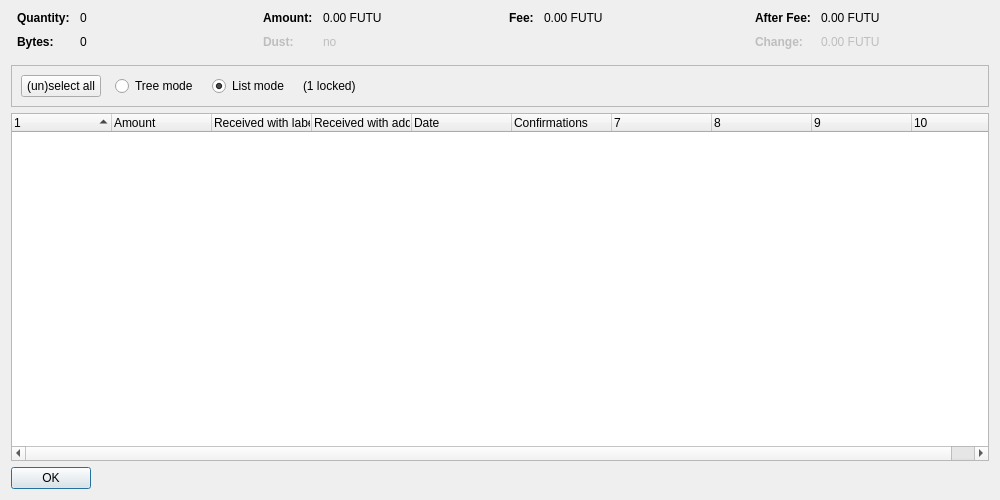
<?xml version="1.0" encoding="UTF-8"?>
<ui version="4.0">
 <class>CoinControlDialog</class>
 <widget class="QDialog" name="CoinControlDialog">
  <property name="geometry">
   <rect>
    <x>0</x>
    <y>0</y>
    <width>1000</width>
    <height>500</height>
   </rect>
  </property>
  <property name="windowTitle">
   <string>Coin Selection</string>
  </property>
  <layout class="QVBoxLayout" name="verticalLayout">
   <item>
    <layout class="QHBoxLayout" name="horizontalLayoutTop" stretch="0,0,0,0">
     <property name="topMargin">
      <number>0</number>
     </property>
     <property name="bottomMargin">
      <number>10</number>
     </property>
     <item>
      <layout class="QFormLayout" name="formLayoutCoinControl1">
       <property name="horizontalSpacing">
        <number>10</number>
       </property>
       <property name="verticalSpacing">
        <number>10</number>
       </property>
       <property name="leftMargin">
        <number>6</number>
       </property>
       <property name="rightMargin">
        <number>6</number>
       </property>
       <item row="0" column="0">
        <widget class="QLabel" name="labelCoinControlQuantityText">
         <property name="font">
          <font>
           <weight>75</weight>
           <bold>true</bold>
          </font>
         </property>
         <property name="text">
          <string>Quantity:</string>
         </property>
        </widget>
       </item>
       <item row="0" column="1">
        <widget class="QLabel" name="labelCoinControlQuantity">
         <property name="cursor">
          <cursorShape>IBeamCursor</cursorShape>
         </property>
         <property name="contextMenuPolicy">
          <enum>Qt::ActionsContextMenu</enum>
         </property>
         <property name="text">
          <string notr="true">0</string>
         </property>
         <property name="textInteractionFlags">
          <set>Qt::LinksAccessibleByMouse|Qt::TextSelectableByKeyboard|Qt::TextSelectableByMouse</set>
         </property>
        </widget>
       </item>
       <item row="1" column="0">
        <widget class="QLabel" name="labelCoinControlBytesText">
         <property name="font">
          <font>
           <weight>75</weight>
           <bold>true</bold>
          </font>
         </property>
         <property name="text">
          <string>Bytes:</string>
         </property>
        </widget>
       </item>
       <item row="1" column="1">
        <widget class="QLabel" name="labelCoinControlBytes">
         <property name="cursor">
          <cursorShape>IBeamCursor</cursorShape>
         </property>
         <property name="contextMenuPolicy">
          <enum>Qt::ActionsContextMenu</enum>
         </property>
         <property name="text">
          <string notr="true">0</string>
         </property>
         <property name="textInteractionFlags">
          <set>Qt::LinksAccessibleByMouse|Qt::TextSelectableByKeyboard|Qt::TextSelectableByMouse</set>
         </property>
        </widget>
       </item>
      </layout>
     </item>
     <item>
      <layout class="QFormLayout" name="formLayoutCoinControl2">
       <property name="horizontalSpacing">
        <number>10</number>
       </property>
       <property name="verticalSpacing">
        <number>10</number>
       </property>
       <property name="leftMargin">
        <number>6</number>
       </property>
       <property name="rightMargin">
        <number>6</number>
       </property>
       <item row="0" column="0">
        <widget class="QLabel" name="labelCoinControlAmountText">
         <property name="font">
          <font>
           <weight>75</weight>
           <bold>true</bold>
          </font>
         </property>
         <property name="text">
          <string>Amount:</string>
         </property>
        </widget>
       </item>
       <item row="0" column="1">
        <widget class="QLabel" name="labelCoinControlAmount">
         <property name="cursor">
          <cursorShape>IBeamCursor</cursorShape>
         </property>
         <property name="contextMenuPolicy">
          <enum>Qt::ActionsContextMenu</enum>
         </property>
         <property name="text">
          <string notr="true">0.00 FUTU</string>
         </property>
         <property name="textInteractionFlags">
          <set>Qt::LinksAccessibleByMouse|Qt::TextSelectableByKeyboard|Qt::TextSelectableByMouse</set>
         </property>
        </widget>
       </item>
       <item row="1" column="0">
        <widget class="QLabel" name="labelCoinControlLowOutputText">
         <property name="enabled">
          <bool>false</bool>
         </property>
         <property name="font">
          <font>
           <weight>75</weight>
           <bold>true</bold>
          </font>
         </property>
         <property name="text">
          <string>Dust:</string>
         </property>
        </widget>
       </item>
       <item row="1" column="1">
        <widget class="QLabel" name="labelCoinControlLowOutput">
         <property name="enabled">
          <bool>false</bool>
         </property>
         <property name="cursor">
          <cursorShape>IBeamCursor</cursorShape>
         </property>
         <property name="contextMenuPolicy">
          <enum>Qt::ActionsContextMenu</enum>
         </property>
         <property name="text">
          <string notr="true">no</string>
         </property>
         <property name="textInteractionFlags">
          <set>Qt::LinksAccessibleByMouse|Qt::TextSelectableByKeyboard|Qt::TextSelectableByMouse</set>
         </property>
        </widget>
       </item>
      </layout>
     </item>
     <item>
      <layout class="QFormLayout" name="formLayoutCoinControl3">
       <property name="horizontalSpacing">
        <number>10</number>
       </property>
       <property name="verticalSpacing">
        <number>10</number>
       </property>
       <property name="leftMargin">
        <number>6</number>
       </property>
       <property name="rightMargin">
        <number>6</number>
       </property>
       <item row="0" column="0">
        <widget class="QLabel" name="labelCoinControlFeeText">
         <property name="font">
          <font>
           <weight>75</weight>
           <bold>true</bold>
          </font>
         </property>
         <property name="text">
          <string>Fee:</string>
         </property>
        </widget>
       </item>
       <item row="0" column="1">
        <widget class="QLabel" name="labelCoinControlFee">
         <property name="cursor">
          <cursorShape>IBeamCursor</cursorShape>
         </property>
         <property name="contextMenuPolicy">
          <enum>Qt::ActionsContextMenu</enum>
         </property>
         <property name="text">
          <string notr="true">0.00 FUTU</string>
         </property>
         <property name="textInteractionFlags">
          <set>Qt::LinksAccessibleByMouse|Qt::TextSelectableByKeyboard|Qt::TextSelectableByMouse</set>
         </property>
        </widget>
       </item>
      </layout>
     </item>
     <item>
      <layout class="QFormLayout" name="formLayoutCoinControl4">
       <property name="horizontalSpacing">
        <number>10</number>
       </property>
       <property name="verticalSpacing">
        <number>10</number>
       </property>
       <property name="leftMargin">
        <number>6</number>
       </property>
       <property name="rightMargin">
        <number>6</number>
       </property>
       <item row="0" column="0">
        <widget class="QLabel" name="labelCoinControlAfterFeeText">
         <property name="font">
          <font>
           <weight>75</weight>
           <bold>true</bold>
          </font>
         </property>
         <property name="text">
          <string>After Fee:</string>
         </property>
        </widget>
       </item>
       <item row="0" column="1">
        <widget class="QLabel" name="labelCoinControlAfterFee">
         <property name="cursor">
          <cursorShape>IBeamCursor</cursorShape>
         </property>
         <property name="contextMenuPolicy">
          <enum>Qt::ActionsContextMenu</enum>
         </property>
         <property name="text">
          <string notr="true">0.00 FUTU</string>
         </property>
         <property name="textInteractionFlags">
          <set>Qt::LinksAccessibleByMouse|Qt::TextSelectableByKeyboard|Qt::TextSelectableByMouse</set>
         </property>
        </widget>
       </item>
       <item row="1" column="0">
        <widget class="QLabel" name="labelCoinControlChangeText">
         <property name="enabled">
          <bool>false</bool>
         </property>
         <property name="font">
          <font>
           <weight>75</weight>
           <bold>true</bold>
          </font>
         </property>
         <property name="text">
          <string>Change:</string>
         </property>
        </widget>
       </item>
       <item row="1" column="1">
        <widget class="QLabel" name="labelCoinControlChange">
         <property name="enabled">
          <bool>false</bool>
         </property>
         <property name="cursor">
          <cursorShape>IBeamCursor</cursorShape>
         </property>
         <property name="contextMenuPolicy">
          <enum>Qt::ActionsContextMenu</enum>
         </property>
         <property name="text">
          <string notr="true">0.00 FUTU</string>
         </property>
         <property name="textInteractionFlags">
          <set>Qt::LinksAccessibleByMouse|Qt::TextSelectableByKeyboard|Qt::TextSelectableByMouse</set>
         </property>
        </widget>
       </item>
      </layout>
     </item>
    </layout>
   </item>
   <item>
    <widget class="QFrame" name="frame">
     <property name="minimumSize">
      <size>
       <width>0</width>
       <height>40</height>
      </size>
     </property>
     <property name="frameShape">
      <enum>QFrame::StyledPanel</enum>
     </property>
     <property name="frameShadow">
      <enum>QFrame::Sunken</enum>
     </property>
     <layout class="QHBoxLayout" name="horizontalLayout">
      <item>
       <layout class="QHBoxLayout" name="horizontalLayoutPanel" stretch="0,0,0,0,0">
        <property name="spacing">
         <number>14</number>
        </property>
        <item>
         <widget class="QPushButton" name="pushButtonSelectAll">
          <property name="sizePolicy">
           <sizepolicy hsizetype="Maximum" vsizetype="Fixed">
            <horstretch>0</horstretch>
            <verstretch>0</verstretch>
           </sizepolicy>
          </property>
          <property name="text">
           <string>(un)select all</string>
          </property>
          <property name="autoDefault">
           <bool>false</bool>
          </property>
         </widget>
        </item>
        <item>
         <widget class="QRadioButton" name="radioTreeMode">
          <property name="sizePolicy">
           <sizepolicy hsizetype="Maximum" vsizetype="Fixed">
            <horstretch>0</horstretch>
            <verstretch>0</verstretch>
           </sizepolicy>
          </property>
          <property name="text">
           <string>Tree mode</string>
          </property>
         </widget>
        </item>
        <item>
         <widget class="QRadioButton" name="radioListMode">
          <property name="sizePolicy">
           <sizepolicy hsizetype="Maximum" vsizetype="Fixed">
            <horstretch>0</horstretch>
            <verstretch>0</verstretch>
           </sizepolicy>
          </property>
          <property name="text">
           <string>List mode</string>
          </property>
          <property name="checked">
           <bool>true</bool>
          </property>
         </widget>
        </item>
        <item>
         <widget class="QLabel" name="labelLocked">
          <property name="text">
           <string notr="true">(1 locked)</string>
          </property>
         </widget>
        </item>
        <item>
         <spacer name="horizontalSpacer">
          <property name="orientation">
           <enum>Qt::Horizontal</enum>
          </property>
          <property name="sizeHint" stdset="0">
           <size>
            <width>40</width>
            <height>20</height>
           </size>
          </property>
         </spacer>
        </item>
       </layout>
      </item>
     </layout>
    </widget>
   </item>
   <item>
    <widget class="CoinControlTreeWidget" name="treeWidget">
     <property name="contextMenuPolicy">
      <enum>Qt::CustomContextMenu</enum>
     </property>
     <property name="sortingEnabled">
      <bool>false</bool>
     </property>
     <property name="columnCount">
      <number>10</number>
     </property>
     <attribute name="headerShowSortIndicator" stdset="0">
      <bool>true</bool>
     </attribute>
     <attribute name="headerStretchLastSection">
      <bool>false</bool>
     </attribute>
     <column>
      <property name="text">
       <string/>
      </property>
     </column>
     <column>
      <property name="text">
       <string>Amount</string>
      </property>
     </column>
     <column>
      <property name="text">
       <string>Received with label</string>
      </property>
     </column>
     <column>
      <property name="text">
       <string>Received with address</string>
      </property>
     </column>
     <column>
      <property name="text">
       <string>Date</string>
      </property>
     </column>
     <column>
      <property name="text">
       <string>Confirmations</string>
      </property>
      <property name="toolTip">
       <string>Confirmed</string>
      </property>
     </column>
     <column>
      <property name="text">
       <string/>
      </property>
     </column>
     <column>
      <property name="text">
       <string/>
      </property>
     </column>
     <column>
      <property name="text">
       <string/>
      </property>
     </column>
     <column>
      <property name="text">
       <string/>
      </property>
     </column>
    </widget>
   </item>
   <item>
    <widget class="QDialogButtonBox" name="buttonBox">
     <property name="sizePolicy">
      <sizepolicy hsizetype="Maximum" vsizetype="Fixed">
       <horstretch>0</horstretch>
       <verstretch>0</verstretch>
      </sizepolicy>
     </property>
     <property name="orientation">
      <enum>Qt::Horizontal</enum>
     </property>
     <property name="standardButtons">
      <set>QDialogButtonBox::Ok</set>
     </property>
    </widget>
   </item>
  </layout>
 </widget>
 <customwidgets>
  <customwidget>
   <class>CoinControlTreeWidget</class>
   <extends>QTreeWidget</extends>
   <header>qt/coincontroltreewidget.h</header>
  </customwidget>
 </customwidgets>
 <resources/>
 <connections/>
</ui>
